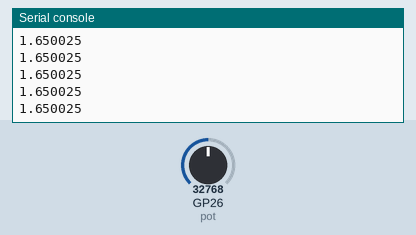
Bench run of a program on a simulated Raspberry Pi Pico running MicroPython. Shown: the last lines printed to the serial console. The test bench sets the inputs (shaded band); at power-on: GP26 (pot) = 32768 (analog values on the 0–65535 scale).

Above: at 1.2 s.
1.3 s: GP26 (pot) set to 45874
At 1.31 s:
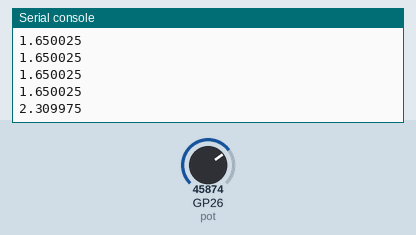
2.8 s: GP26 (pot) set to 57670
At 2.81 s:
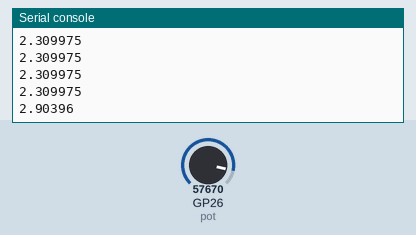
Timing chart, 0 to 5.8 s (numbered marks = the images above; inputs shaded):
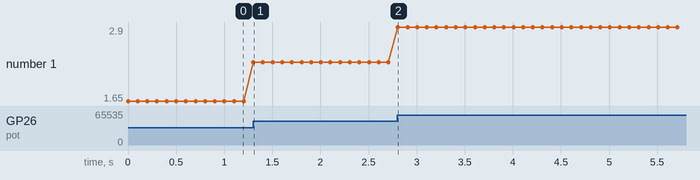

Measured:
- after the input at 1.3 s, the serial console: prints a new line at once (image 1)
- after the input at 2.8 s, the serial console: prints a new line at once (image 2)
- plotted number 1: 1.65 → 2.31 after the input at 1.3 s, 2.31 → 2.9 after the input at 2.8 s

The program:

Analog_input.py
```python
from  machine import Pin, ADC
import time as t

pot = ADC(Pin(26))

conversion_factor = 3.3/65535

while True :
    pot_voltage = pot.read_u16() * conversion_factor

    print(pot_voltage)
    t.sleep(0.1)
```
